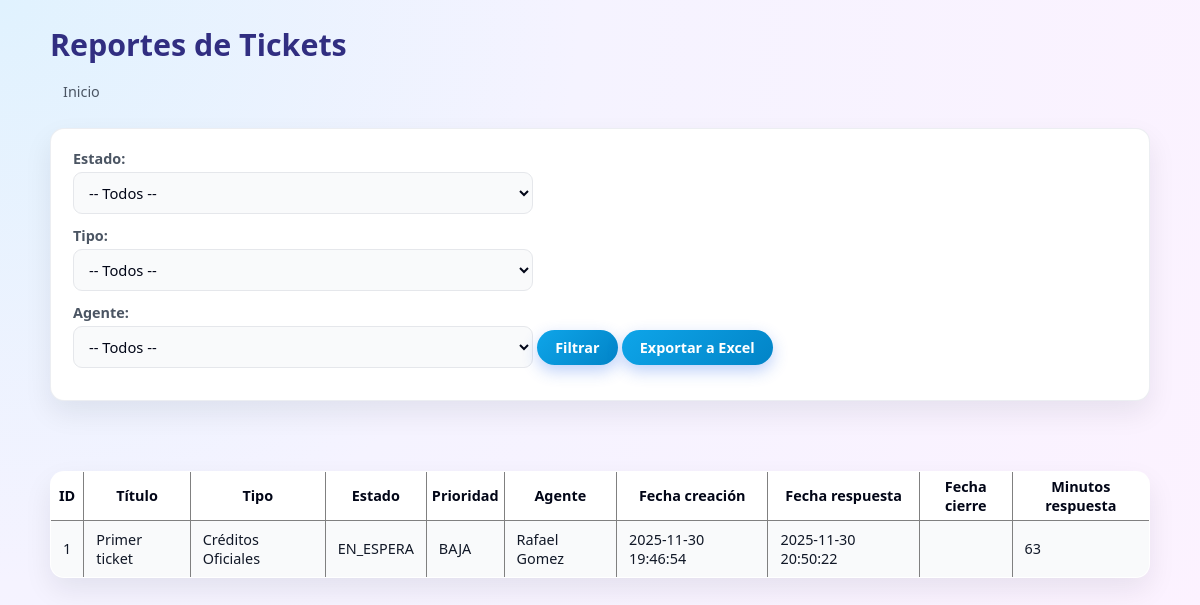
The app's page /.history/public/reportes_20251130182651.php (signed in) with its own data.
### tables this page shows
CREATE TABLE IF NOT EXISTS `tickets` (
  `id` int NOT NULL AUTO_INCREMENT,
  `colaborador_id` int NOT NULL,
  `tipo_ticket_id` int NOT NULL,
  `titulo` varchar(150) NOT NULL,
  `descripcion` text NOT NULL,
  `estado` enum('EN_PROCESO','EN_ESPERA','CULMINADA') NOT NULL DEFAULT 'EN_ESPERA',
  `prioridad` enum('BAJA','MEDIA','ALTA') DEFAULT 'MEDIA',
  `creado_por_usuario_id` int DEFAULT NULL,
  `ip_origen` varchar(45) NOT NULL,
  `fecha_creacion` datetime DEFAULT CURRENT_TIMESTAMP,
  `fecha_asignacion` datetime DEFAULT NULL,
  `agente_id` int DEFAULT NULL,
  `fecha_respuesta` datetime DEFAULT NULL,
  `fecha_cierre` datetime DEFAULT NULL,
  `solucion` text,
  PRIMARY KEY (`id`),
  KEY `colaborador_id` (`colaborador_id`),
  KEY `tipo_ticket_id` (`tipo_ticket_id`),
  KEY `creado_por_usuario_id` (`creado_por_usuario_id`),
  KEY `agente_id` (`agente_id`)
);

CREATE TABLE IF NOT EXISTS `tipos_ticket` (
  `id` int NOT NULL AUTO_INCREMENT,
  `nombre` varchar(100) NOT NULL,
  `categoria` enum('TECNICO','ACADEMICO') NOT NULL,
  PRIMARY KEY (`id`)
);

CREATE TABLE IF NOT EXISTS `usuarios` (
  `id` int NOT NULL AUTO_INCREMENT,
  `username` varchar(50) NOT NULL,
  `password_hash` varchar(255) NOT NULL,
  `nombre` varchar(100) NOT NULL,
  `email` varchar(100) NOT NULL,
  `rol_id` int NOT NULL,
  `activo` tinyint(1) DEFAULT '1',
  `creado_en` datetime DEFAULT CURRENT_TIMESTAMP,
  PRIMARY KEY (`id`),
  UNIQUE KEY `username` (`username`),
  KEY `rol_id` (`rol_id`)
);

### app/core/Database.php (called while the page is built)
<?php
class Database
{
    private static $instance = null;
    private $connection;
    private function __construct()
    {
        $host    = 'sql211.infinityfree.com';
        $db      = 'if0_40622584_mesa_ayuda';
        $user    = 'if0_40622584';
        $pass    = 'tlOvjrdEGpA8J';
        $charset = 'utf8mb4';
        $dsn = "mysql:host=$host;dbname=$db;charset=$charset";
        $this->connection = new PDO($dsn, $user, $pass, [
            PDO::ATTR_ERRMODE            => PDO::ERRMODE_EXCEPTION,
            PDO::ATTR_DEFAULT_FETCH_MODE => PDO::FETCH_ASSOC,
        ]);
    }
    public static function getInstance(): Database
    {
        if (self::$instance === null) {
            self::$instance = new Database();
        }
        return self::$instance;
    }
    public function getConnection(): PDO
    {
        return $this->connection;
    }
}

### app/models/Ticket.php (called while the page is built, shortened)
<?php
require_once __DIR__ . '/../core/Database.php';
class Ticket
{
    private $db;
    public function __construct()
    {
        $this->db = Database::getInstance()->getConnection();
    }
    public function listarParaReporte(array $filtros = []): array
    {
        $sql = "SELECT
                    t.id,
                    t.titulo,
                    t.descripcion,
                    t.solucion,
                    t.estado,
                    t.prioridad,
                    t.fecha_creacion,
                    t.fecha_respuesta,
                    t.fecha_cierre,
                    tt.nombre    AS tipo_nombre,
                    tt.categoria AS categoria,
                    u.nombre     AS agente_nombre,
                    TIMESTAMPDIFF(MINUTE, t.fecha_creacion, t.fecha_respuesta) AS minutos_respuesta
                FROM tickets t
                JOIN tipos_ticket tt ON t.tipo_ticket_id = tt.id
                LEFT JOIN usuarios u ON t.agente_id = u.id
                WHERE 1=1";
        $params = [];
        $sql .= " ORDER BY t.fecha_creacion ASC";
        $stmt = $this->db->prepare($sql);
        $stmt->execute($params);
        return $stmt->fetchAll();
    }
}

### .history/public/reportes_20251130182651.php (the view, shortened to what this page needs)
<?php
require_once __DIR__ . '/../app/models/Ticket.php';
require_once __DIR__ . '/../app/core/Database.php';
$ticketModel = new Ticket();
$filtros = [];
$datos = $ticketModel->listarParaReporte($filtros);
?>
<!DOCTYPE html>
<html lang="es">
<head>
    <link rel="stylesheet" href="../assets/css/style.css">
</head>
<body>
    <h1>Reportes de Tickets</h1>
    <p><a href="dashboard.php">Inicio</a></p>
    <form method="GET">
        <label>Estado:</label>
        <select name="estado">
            <option value="">-- Todos --</option>
        </select>
        <label>Tipo:</label>
        <select name="tipo_ticket_id">
            <option value="">-- Todos --</option>
        </select>
        <label>Agente:</label>
        <select name="agente_id">
            <option value="">-- Todos --</option>
        </select>
        <button type="submit">Filtrar</button>
        <button type="submit" name="export" value="1">Exportar a Excel</button>
    </form>
    <br>
    <table border="1" cellpadding="5" cellspacing="0">
        <tr>
            <th>ID</th>
            <th>Título</th>
            <th>Tipo</th>
            <th>Estado</th>
            <th>Prioridad</th>
            <th>Agente</th>
            <th>Fecha creación</th>
            <th>Fecha respuesta</th>
            <th>Fecha cierre</th>
            <th>Minutos respuesta</th>
        </tr>
        <?php foreach ($datos as $r): ?>
            <tr>
                <td><?= $r['id']; ?></td>
                <td><?= $r['titulo']; ?></td>
                <td><?= $r['tipo_nombre']; ?></td>
                <td><?= $r['estado']; ?></td>
                <td><?= $r['prioridad']; ?></td>
                <td><?= $r['agente_nombre']; ?></td>
                <td><?= $r['fecha_creacion']; ?></td>
                <td><?= $r['fecha_respuesta']; ?></td>
                <td><?= $r['fecha_cierre']; ?></td>
                <td><?= $r['minutos_respuesta']; ?></td>
            </tr>
        <?php endforeach; ?>
    </table>
</body>
</html>

### assets/css/style.css (style rules this page uses)
:root { --bg-body: #f5f3ff; --bg-card: #ffffff; --bg-header: #4c1d95; --bg-header-soft: #312e81; --primary: #0ea5e9; --primary-soft: #e0f2fe; --primary-dark: #0284c7; --danger: #ef4444; --success: #16a34a; --warning: #f59e0b; --text-main: #020617; --text-soft: #4b5563; --border-soft: #e5e7eb; --shadow-soft: 0 12px 28px rgba(15, 23, 42, 0.08); --radius-card: 14px; --radius-pill: 999px; --transition-fast: 0.18s ease-out; --font-main: system-ui, -apple-system, BlinkMacSystemFont, "Segoe UI", sans-serif; }
*, *::before, *::after { box-sizing: border-box; }
html, body { margin: 0; padding: 0; }
body { font-family: var(--font-main); background: radial-gradient(circle at top left, #e0f2fe 0, #f5f3ff 40%, #fdf2ff 100%); color: var(--text-main); min-height: 100vh; }
body > h1, body > h2, body > h3, body > p, body > form, body > table, .perfil-foto-wrapper, body > hr, body > ul { max-width: 1100px; margin-left: auto; margin-right: auto; }
h1 { font-size: 1.9rem; font-weight: 700; margin: 24px auto 10px auto; color: var(--bg-header-soft); text-align: left; }
p { margin: 6px 0 10px; color: var(--text-soft); line-height: 1.45; }
a { color: var(--primary); text-decoration: none; font-weight: 500; }
body > p a { display: inline-block; margin-right: 10px; padding: 6px 12px; border-radius: var(--radius-pill); border: 1px solid transparent; background-color: transparent; font-size: 0.9rem; color: var(--text-soft); transition: background-color var(--transition-fast), color var(--transition-fast), border-color var(--transition-fast), transform var(--transition-fast); }
form { background-color: var(--bg-card); border-radius: var(--radius-card); padding: 20px 22px; margin: 18px auto 30px auto; box-shadow: var(--shadow-soft); border: 1px solid rgba(148, 163, 184, 0.18); }
label { display: block; font-size: 0.9rem; margin-bottom: 4px; font-weight: 600; color: var(--text-soft); }
input[type="text"], input[type="password"], input[type="email"], input[type="date"], input[type="number"], input[type="file"], select, textarea { width: 100%; max-width: 460px; padding: 9px 11px; border-radius: 9px; border: 1px solid var(--border-soft); font-size: 0.92rem; font-family: var(--font-main); outline: none; background-color: #f9fafb; color: var(--text-main); transition: border-color var(--transition-fast), box-shadow var(--transition-fast), background-color var(--transition-fast), transform var(--transition-fast); }
form > label + * { margin-bottom: 12px; }
button, input[type="submit"], .btn { display: inline-flex; align-items: center; justify-content: center; padding: 8px 18px; border-radius: var(--radius-pill); border: none; font-size: 0.9rem; font-weight: 600; font-family: var(--font-main); background: linear-gradient(135deg, var(--primary), var(--primary-dark)); color: #ffffff; cursor: pointer; box-shadow: 0 6px 16px rgba(37, 99, 235, 0.30); transition: transform var(--transition-fast), box-shadow var(--transition-fast), background var(--transition-fast), filter var(--transition-fast); }
table { width: 100%; border-collapse: collapse; margin: 18px auto 28px auto; background-color: var(--bg-card); border-radius: 14px; overflow: hidden; box-shadow: var(--shadow-soft); font-size: 0.9rem; }
table tbody tr:nth-child(even) { background-color: #f9fafb; }
table tbody tr:nth-child(odd) { background-color: #ffffff; }
table td { padding: 9px 12px; border-bottom: 1px solid var(--border-soft); color: #111827; }

### records on screen
tickets: id "1", titulo "Primer ticket", tipos_ticket.nombre "Créditos Oficiales", estado "EN_ESPERA", prioridad "BAJA", usuarios.nombre "Rafael Gomez", fecha_creacion "2025-11-30 19:46:54", fecha_respuesta "2025-11-30 20:50:22", minutos_respuesta "63"
